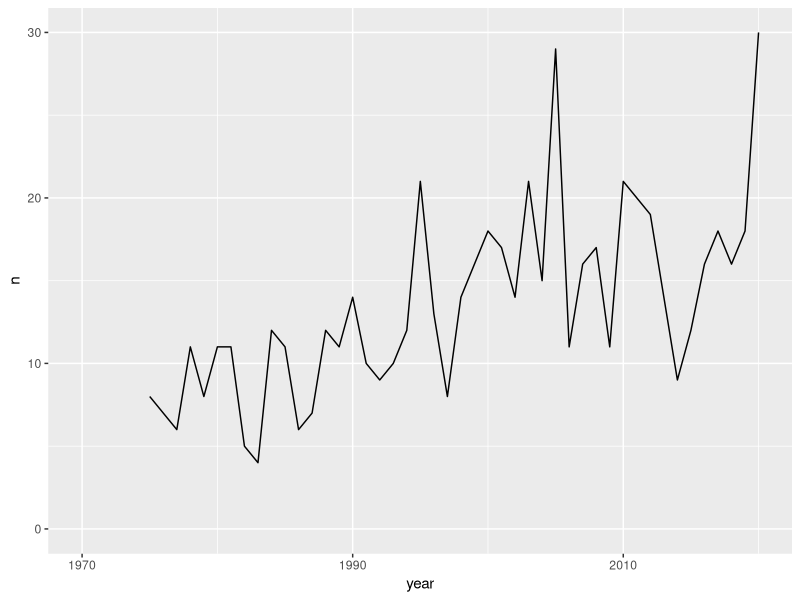

Source code (R):
## ---- chunk 1
library(tidyverse)
storm_sample <- storms %>% filter(year > 2000)
## ---- chunk 2
storms %>%
  count(name, year) %>%
  count(year) %>%
  ggplot(aes(year, n)) +
  geom_line() +
  scale_x_continuous(limits = c(1970, 2020),
                     breaks = c(1970, 1990, 2010)) +
  scale_y_continuous(limits = c(0, NA))
